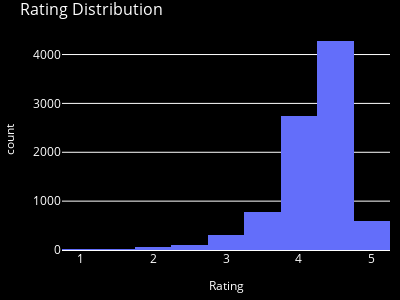

Notebook code for this chart:
### Code cell
#Figure 3
fig3=px.histogram(
    apps_df,
    x='Rating',
    nbins=20,
    title='Rating Distribution',
    color_discrete_sequence=['#636EFA'],
    width=400,
    height=300
)
fig3.update_layout(
    plot_bgcolor='black',
    paper_bgcolor='black',
    font_color='white',
    title_font={'size':16},
    xaxis=dict(title_font={'size':12}),
    yaxis=dict(title_font={'size':12}),
    margin=dict(l=10,r=10,t=30,b=10)
)
fig3.show()

### Figure 1 — Plotly figure (JSON) as saved in the notebook; plotly's stock layout.template omitted (floating-point values rounded to 4 significant figures; data arrays with more than 128 entries replaced by an {"elided": "..."} marker saying what was removed)
{"data": [{"bingroup": "x", "hovertemplate": "Rating=%{x}<br>count=%{y}<extra></extra>", "legendgroup": "", "marker": {"color": "#636EFA", "pattern": {"shape": ""}}, "name": "", "nbinsx": 20, "orientation": "v", "showlegend": false, "type": "histogram", "x": {"elided": "8892 float values"}, "xaxis": "x", "yaxis": "y"}], "layout": {"barmode": "relative", "font": {"color": "white"}, "height": 300, "legend": {"tracegroupgap": 0}, "margin": {"b": 10, "l": 10, "r": 10, "t": 30}, "paper_bgcolor": "black", "plot_bgcolor": "black", "title": {"font": {"size": 16}, "text": "Rating Distribution"}, "width": 400, "xaxis": {"anchor": "y", "domain": [0, 1], "title": {"font": {"size": 12}, "text": "Rating"}}, "yaxis": {"anchor": "x", "domain": [0, 1], "title": {"font": {"size": 12}, "text": "count"}}}}
